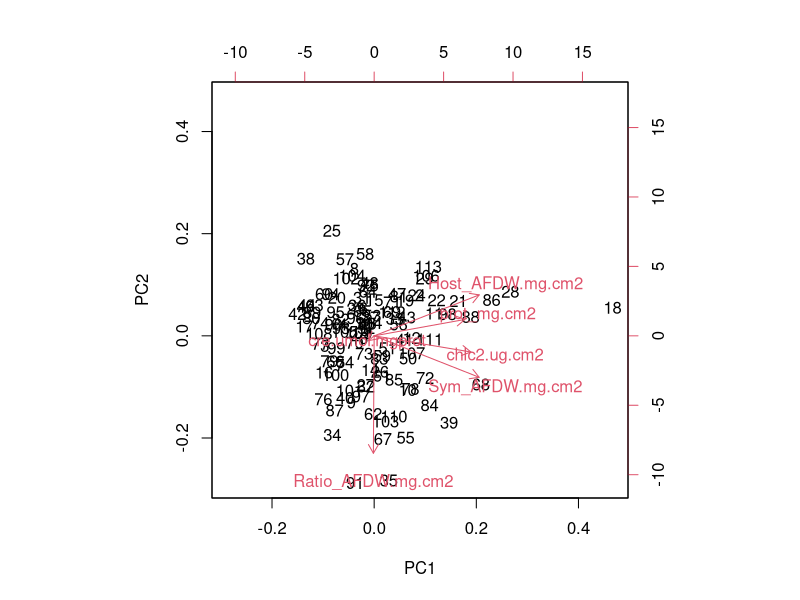
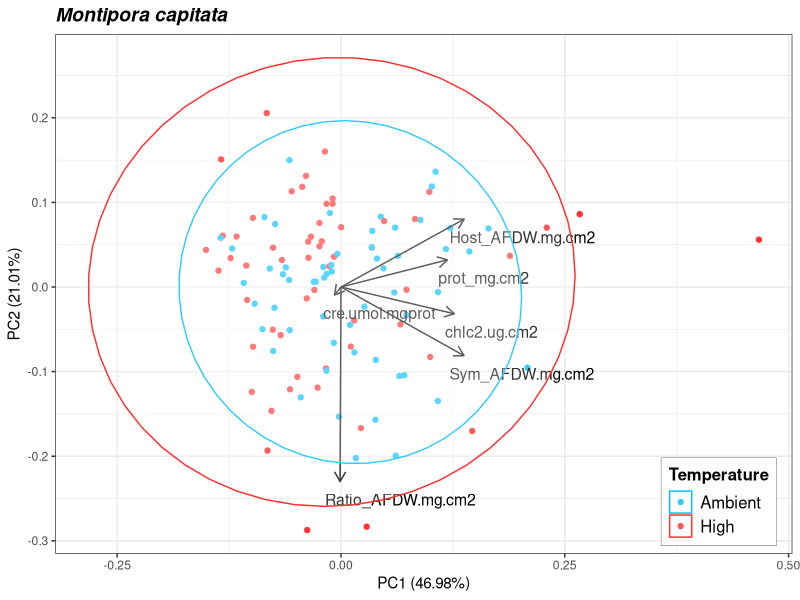
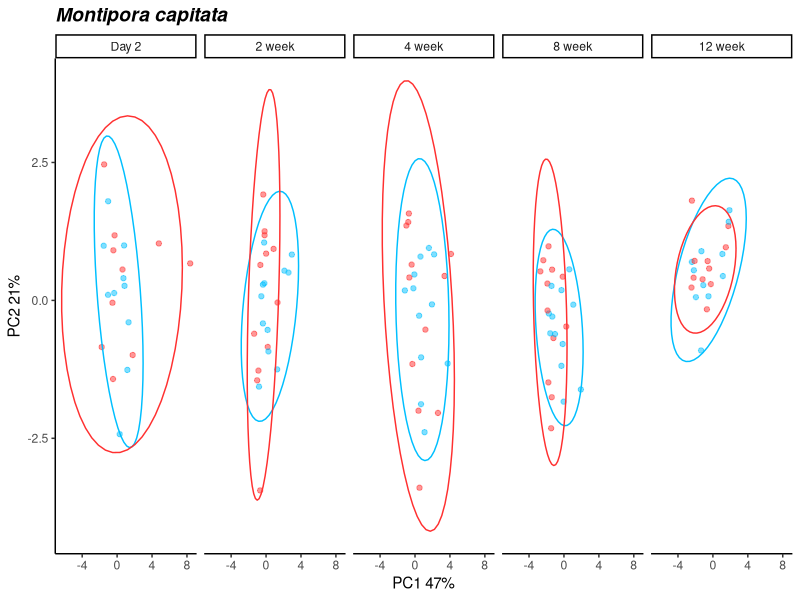
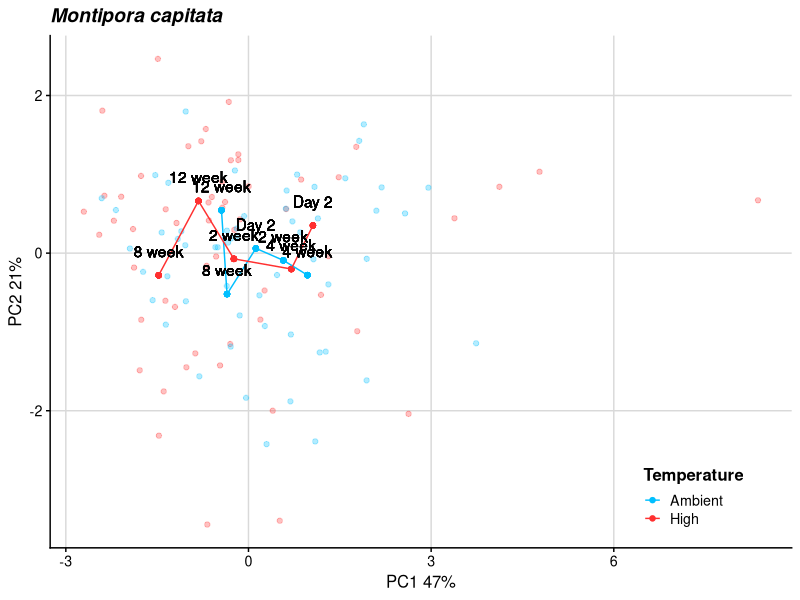
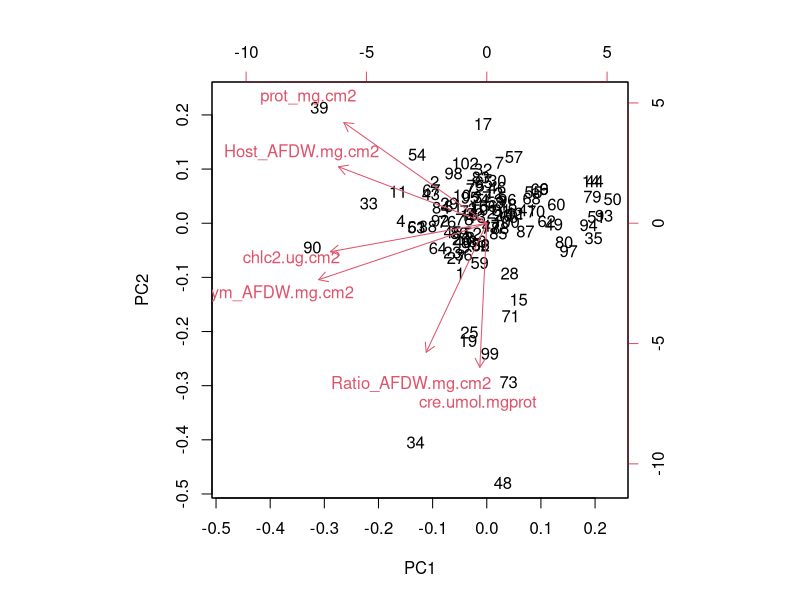
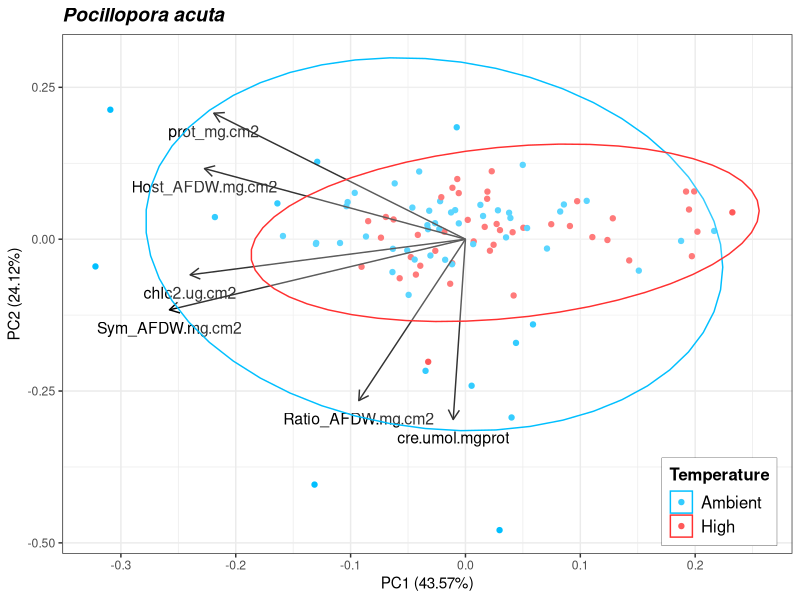
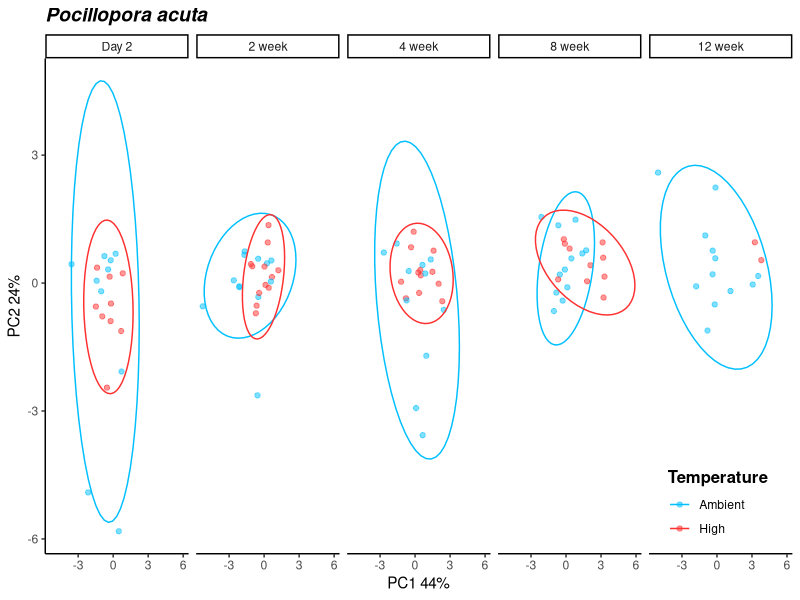
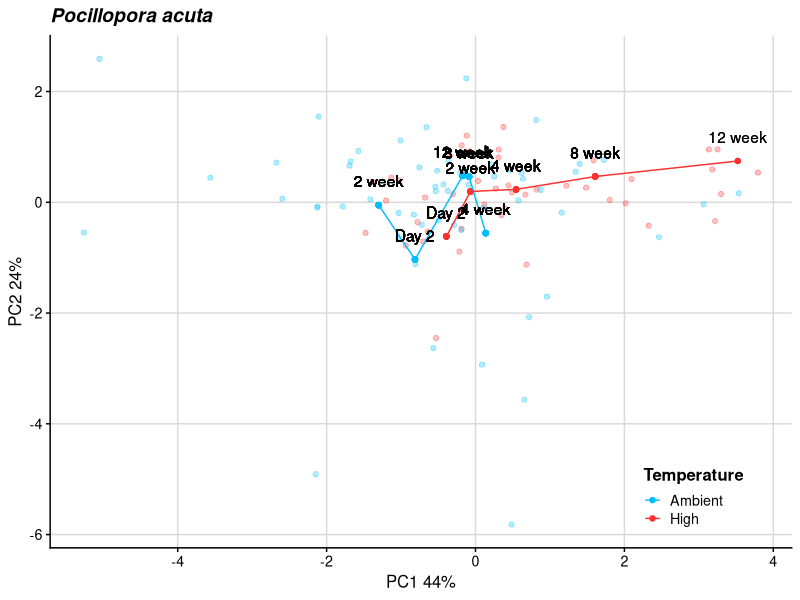

Here is the R script that generated these plots, in order: (Note: this script raises an error after producing the figures.)
# set working directory and load necessary packages
library(vegan)
library(tidyverse)
library(reshape2)
#library(ggbiplot)
library(broom)  # devtools::install_github("tidymodels/broom")
library(cowplot)
library(ggpubr)
library(ggfortify)
library(ggrepel)
library(gridExtra)
library(ggforce)

# set seed
set.seed(54321)

# import data
data <- read.csv("Output/results_physiology.csv") %>% #read in file
  select(-Pnet_umol.cm2.hr, -Rdark_umol.cm2.hr, -Pgross_umol.cm2.hr, -chla.ug.cm2) %>% na.omit() %>%
  filter(Timepoint=="Day 2"| Timepoint== "2 week"| Timepoint== "4 week" | Timepoint== "8 week" | Timepoint== "12 week")
data$Timepoint <- factor(data$Timepoint, levels = c("Day 2", "2 week", "4 week", "8 week", "12 week"))

cols <- c("lightblue", "red")

unique(data$Phase) # checking that all three phases are present

M.data <- data %>% filter(Species=="Mcapitata") %>% select(c(10:15))
P.data <- data %>% filter(Species=="Pacuta") %>% select(c(10:15))

#Identify Factors 
Mcap.info <- data %>% filter(Species=="Mcapitata") %>% select(c(1:9,16))
Pact.info <-  data %>% filter(Species=="Pacuta") %>% select(c(1:9,16))

#Scale and center datasets
Mcap.data.scaled <- scale(M.data, center = T, scale = T) # scaled variables
Pact.data.scaled <- scale(P.data, center = T, scale = T) # scaled variables

### Mcap
#PCA
Mcap.pca.out <- prcomp(Mcap.data.scaled, center=FALSE, scale=FALSE) #run PCA
M.summary <- summary(Mcap.pca.out); M.summary #view results
biplot(Mcap.pca.out) #plot results

# PERMANOVA
Mcap.mod <- adonis2(Mcap.data.scaled ~ Temperature * CO2 * Timepoint, data = Mcap.info, method = "euclidian"); Mcap.mod # PERMANOVA


## Biplot 
Mcap.biplot <- autoplot(Mcap.pca.out, data = Mcap.info, colour = 'Temperature', 
                       loadings = TRUE, loadings.colour = 'black', frame=TRUE, frame.type = 'norm',
                       loadings.label = TRUE, loadings.label.size = 4, loadings.label.colour = 'black', repel=TRUE,
                       loadings.label.vjust=2, loadings.label.hjust=0.1) +
  scale_color_manual(values = c("deepskyblue", "firebrick1")) + scale_fill_manual(values = c("white", "white")) +
  theme_bw() + ggtitle("Montipora capitata") + 
  theme(plot.title = element_text(face = 'bold.italic', size = 14, hjust = 0)) + 
  theme(legend.title = element_text(size=12, face="bold")) + 
  theme(legend.text = element_text(size=12)) +
  theme(legend.position = c(0.9, 0.1)) + 
  theme(legend.background = element_rect(size=0.1, linetype="solid", colour ="black")); Mcap.biplot

ggsave(file="Output/Final_Figures/CSP-PCA-Mcap.png", Mcap.biplot, width = 6, height = 5, units = c("in"))

# Mcap.pca.out %>%
#   augment(M.data) %>% # add original dataset back in
#   ggplot(aes(.fittedPC1, .fittedPC2, color = Temperature)) + 
#   geom_point(size = 1.5) +
#   theme_half_open(12) + background_grid()+
#   stat_ellipse() +
#   facet_grid(cols=vars(Phase))+
#   xlab("PC1 48%") + ylab("PC2 18%")

Mcapitata.plot <- Mcap.pca.out %>%
  augment(Mcap.info) %>% # add original dataset back in
  ggplot(aes(.fittedPC1, .fittedPC2, color = Temperature)) + 
  geom_point(size = 1.5, alpha=0.5) +
  theme_half_open(12) + background_grid()+
  stat_ellipse() +
  theme_classic() +
  ggtitle("Montipora capitata") + 
  facet_grid(cols=vars(Timepoint)) +
  theme(plot.title = element_text(face = 'bold.italic', size = 14, hjust = 0)) +
  theme(legend.title = element_text(size=12, face="bold"), legend.position = "none") +
  scale_color_manual(values = c("deepskyblue", "firebrick1"), aesthetics = c("colour")) +
  xlab("PC1 47%") + ylab("PC2 21%"); Mcapitata.plot 

ggsave(file="Output/Final_Figures/CSP-5TP-Mcap.png", Mcapitata.plot, width = 6, height = 5, units = c("in"))

Mcapitata.all <- Mcap.pca.out %>%
  augment(Mcap.info) %>% # add original dataset back in
  group_by(Timepoint, Temperature) %>%
  mutate(PC1.mean = mean(.fittedPC1),
         PC2.mean = mean(.fittedPC2))

Mcapitata.all.fig <- ggplot(Mcapitata.all, aes(.fittedPC1, .fittedPC2, color = Temperature)) + 
  geom_point(size = 1.5, alpha=0.3) +
  geom_point(aes(x=PC1.mean, y=PC2.mean)) +
  geom_line(aes(x=PC1.mean, y=PC2.mean)) +
  geom_text(aes(PC1.mean, PC2.mean, label=Timepoint), vjust=-1.5, color="black") +
  theme_half_open(12) + background_grid() +
  ggtitle("Montipora capitata") + 
  theme(legend.position = c(0.8, 0.1)) +
  theme(plot.title = element_text(face = 'bold.italic', size = 14, hjust = 0)) +
  theme(legend.title = element_text(size=12, face="bold")) +
  scale_color_manual(values = c("deepskyblue", "firebrick1"), aesthetics = c("colour")) +
  xlab("PC1 47%") + ylab("PC2 21%"); Mcapitata.all.fig 

ggsave(file="Output/Final_Figures/CSP-all-Mcap.png", Mcapitata.all.fig, width = 6, height = 5, units = c("in"))

### Pact
#PCA
Pact.pca.out <- prcomp(Pact.data.scaled, center=FALSE, scale=FALSE) #run PCA
P.summary <- summary(Pact.pca.out); P.summary #view results
biplot(Pact.pca.out) #plot results

# PERMANOVA
Pact.mod <- adonis2(Pact.data.scaled ~ Temperature * CO2 * Timepoint, data = Pact.info, method = "euclidian"); Pact.mod # PERMANOVA

## Biplot 
Pacuta.biplot <- autoplot(Pact.pca.out, data = Pact.info, colour = 'Temperature', 
                        loadings = TRUE, loadings.colour = 'black', frame=TRUE, frame.type = 'norm',
                        loadings.label = TRUE, loadings.label.size = 4, loadings.label.colour = 'black', repel=TRUE,
                        loadings.label.vjust = 2) +
  scale_color_manual(values = c("deepskyblue", "firebrick1")) + scale_fill_manual(values = c("white", "white")) +
  theme_bw() + ggtitle("Pocillopora acuta") + 
  theme(plot.title = element_text(face = 'bold.italic', size = 14, hjust = 0)) + 
  theme(legend.title = element_text(size=12, face="bold")) + 
  theme(legend.text = element_text(size=12)) +
  theme(legend.position = c(0.9, 0.1)) + 
  theme(legend.background = element_rect(size=0.1, linetype="solid", colour ="black")); Pacuta.biplot

ggsave(file="Output/Final_Figures/CSP-PCA-Pacuta.png", Pacuta.biplot, width = 6, height = 5, units = c("in"))

Biplots <- arrangeGrob(Mcap.biplot, Pacuta.biplot, ncol = 2)
ggsave(file="Output/Final_Figures/CSP-PCAs.png", Biplots, width = 12, height = 5, units = c("in"))

# Pact.pca.out %>%
#   augment(P.data) %>% # add original dataset back in
#   ggplot(aes(.fittedPC1, .fittedPC2, color = Temperature)) + 
#   geom_point(size = 1.5) +
#   theme_half_open(12) + background_grid()+
#   stat_ellipse() +
#   facet_grid(cols=vars(Phase))+
#   xlab("PC1 45%") + ylab("PC2 21%")

Pacuta.plot <- Pact.pca.out %>%
  augment(Pact.info) %>% # add original dataset back in
  ggplot(aes(.fittedPC1, .fittedPC2, color = Temperature)) + 
  geom_point(size = 1.5, alpha=0.5) +
  theme_half_open(12) + background_grid()+
  stat_ellipse() +
  theme_classic() +
  ggtitle("Pocillopora acuta") + 
  facet_grid(cols=vars(Timepoint)) +
  theme(legend.position = c(0.9, 0.1)) +
  theme(plot.title = element_text(face = 'bold.italic', size = 14, hjust = 0)) +
  theme(legend.title = element_text(size=12, face="bold")) +
  scale_color_manual(values = c("deepskyblue", "firebrick1"), aesthetics = c("colour")) +
  xlab("PC1 44%") + ylab("PC2 24%"); Pacuta.plot 

ggsave(file="Output/Final_Figures/CSP-5TP-Pact.png", Pacuta.plot, width = 6, height = 5, units = c("in"))

Five.TP <- arrangeGrob(Mcapitata.plot, Pacuta.plot, ncol=2)
ggsave(file="Output/Final_Figures/CSP-5TP.png", Five.TP, width = 12, height = 6, units = c("in"))


Pact.all <- Pact.pca.out %>%
  augment(Pact.info) %>% # add original dataset back in
  group_by(Timepoint, Temperature) %>%
  mutate(PC1.mean = mean(.fittedPC1),
         PC2.mean = mean(.fittedPC2))
  
Pact.all.fig <- ggplot(Pact.all, aes(.fittedPC1, .fittedPC2, color = Temperature)) + 
  geom_point(size = 1.5, alpha=0.3) +
  geom_point(aes(x=PC1.mean, y=PC2.mean)) +
  geom_line(aes(x=PC1.mean, y=PC2.mean)) +
  geom_text(aes(PC1.mean, PC2.mean, label=Timepoint), vjust=-1.5, color="black") +
  theme_half_open(12) + background_grid() +
  ggtitle("Pocillopora acuta") + 
  theme(legend.position = c(0.8, 0.1)) +
  theme(plot.title = element_text(face = 'bold.italic', size = 14, hjust = 0)) +
  theme(legend.title = element_text(size=12, face="bold")) +
  scale_color_manual(values = c("deepskyblue", "firebrick1"), aesthetics = c("colour")) +
  xlab("PC1 44%") + ylab("PC2 24%"); Pact.all.fig 

ggsave(file="Output/Final_Figures/CSP-all-Pact.png", Pact.all.fig, width = 6, height = 5, units = c("in"))

All <- arrangeGrob(Mcapitata.all.fig, Pact.all.fig, ncol=2)
ggsave(file="Output/Final_Figures/CSP-all.png", All, width = 12, height = 6, units = c("in"))


multi.page <- ggarrange(Mcapitata.plot, Pacuta.plot, Mcapitata.plot.all, Pacuta.plot.all,
                        nrow = 2, ncol = 2)

ggexport(multi.page, filename = "Output/multi.page.ggplot2.pdf")


## 4 panel figure 
## Timeseries, general PCA, bleaching score, survfit plot 


four <- arrangeGrob(Biplots, ncol=1)
ggsave(file="Output/Final_Figures/CSP-4panel.png", four, width = 12, height = 5, units = c("in"))
